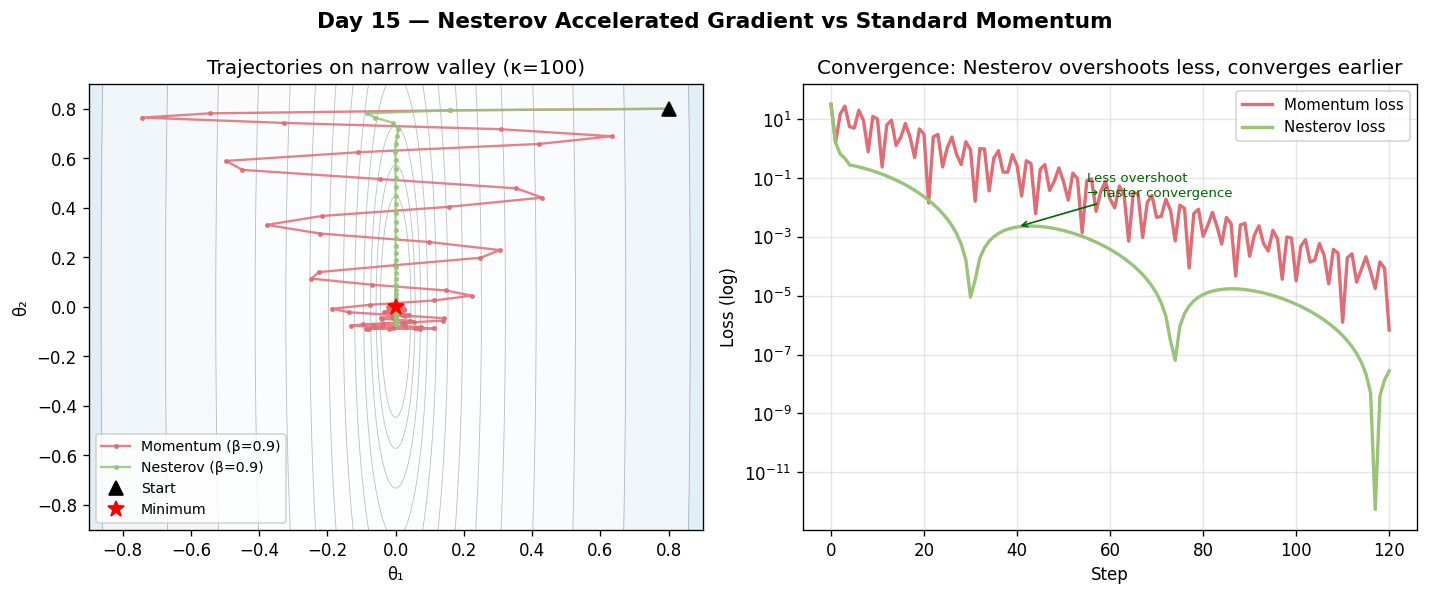

Write Python code to recreate this figure.
import numpy as np
import matplotlib.pyplot as plt

np.random.seed(1)

# Narrow valley: L = 0.5*(100*t1^2 + t2^2), optimum at origin
def loss_f(theta): return 0.5 * (100*theta[0]**2 + theta[1]**2)
def grad_f(theta): return np.array([100*theta[0], theta[1]])

def run_momentum(start, lr, beta, steps=120, nesterov=False):
    theta = np.array(start, dtype=float)
    v = np.zeros(2)
    path = [theta.copy()]
    losses = [loss_f(theta)]
    for _ in range(steps):
        if nesterov:
            theta_look = theta - beta * v
            g = grad_f(theta_look)
        else:
            g = grad_f(theta)
        v = beta * v + lr * g
        theta = theta - v
        path.append(theta.copy())
        losses.append(loss_f(theta))
    return np.array(path), np.array(losses)

start = [0.8, 0.8]
lr, beta = 0.008, 0.9

path_mom, loss_mom = run_momentum(start, lr, beta, steps=120, nesterov=False)
path_nav, loss_nav = run_momentum(start, lr, beta, steps=120, nesterov=True)

# Contour
t1 = np.linspace(-1, 1, 300)
t2 = np.linspace(-1, 1, 300)
T1, T2 = np.meshgrid(t1, t2)
Z = 0.5 * (100*T1**2 + T2**2)

fig, axes = plt.subplots(1, 2, figsize=(12, 5))
fig.suptitle("Day 15 — Nesterov Accelerated Gradient vs Standard Momentum", fontsize=13, fontweight="bold")

ax = axes[0]
ax.contour(T1, T2, Z, levels=np.logspace(-1, 2, 15), colors="grey", linewidths=0.5, alpha=0.5)
ax.contourf(T1, T2, Z, levels=np.logspace(-1, 2, 15), cmap="Blues", alpha=0.2)
ax.plot(path_mom[:, 0], path_mom[:, 1], "o-", color="#e06c75", markersize=2, linewidth=1.4,
        label="Momentum (β=0.9)", alpha=0.85)
ax.plot(path_nav[:, 0], path_nav[:, 1], "o-", color="#98c379", markersize=2, linewidth=1.4,
        label="Nesterov (β=0.9)", alpha=0.85)
ax.plot(*start, "k^", markersize=8, zorder=5, label="Start")
ax.plot(0, 0, "r*", markersize=10, zorder=5, label="Minimum")
ax.set_xlabel("θ₁"); ax.set_ylabel("θ₂")
ax.set_title("Trajectories on narrow valley (κ=100)")
ax.legend(fontsize=8.5); ax.set_xlim(-0.9, 0.9); ax.set_ylim(-0.9, 0.9)

ax2 = axes[1]
ax2.semilogy(loss_mom, color="#e06c75", linewidth=2, label="Momentum loss")
ax2.semilogy(loss_nav, color="#98c379", linewidth=2, label="Nesterov loss")
ax2.set_xlabel("Step"); ax2.set_ylabel("Loss (log)")
ax2.set_title("Convergence: Nesterov overshoots less, converges earlier")
ax2.legend(fontsize=9); ax2.grid(True, alpha=0.3)
ax2.annotate("Less overshoot\n→ faster convergence", xy=(40, loss_nav[40]),
             xytext=(55, loss_nav[20]),
             arrowprops=dict(arrowstyle="->", color="darkgreen"), fontsize=8, color="darkgreen")

plt.tight_layout()
plt.savefig("graph_DAY_15.png", dpi=120, bbox_inches="tight")
print("graph_DAY_15.png saved")
